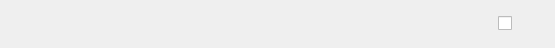
<?xml version="1.0" encoding="UTF-8"?>
<ui version="4.0">
 <class>task</class>
 <widget class="QWidget" name="task">
  <property name="geometry">
   <rect>
    <x>0</x>
    <y>0</y>
    <width>555</width>
    <height>48</height>
   </rect>
  </property>
  <property name="sizePolicy">
   <sizepolicy hsizetype="Expanding" vsizetype="Expanding">
    <horstretch>0</horstretch>
    <verstretch>0</verstretch>
   </sizepolicy>
  </property>
  <property name="windowTitle">
   <string>Form</string>
  </property>
  <layout class="QHBoxLayout" name="horizontalLayout">
   <item>
    <widget class="QLineEdit" name="task_name">
     <property name="enabled">
      <bool>false</bool>
     </property>
     <property name="sizePolicy">
      <sizepolicy hsizetype="Expanding" vsizetype="Fixed">
       <horstretch>8</horstretch>
       <verstretch>0</verstretch>
      </sizepolicy>
     </property>
     <property name="styleSheet">
      <string notr="true"> border: none;
 background-color: transparent;
color: rgb(0, 0, 0);</string>
     </property>
     <property name="text">
      <string/>
     </property>
    </widget>
   </item>
   <item>
    <widget class="QLineEdit" name="task_date">
     <property name="enabled">
      <bool>false</bool>
     </property>
     <property name="styleSheet">
      <string notr="true"> border: none;
 background-color: transparent;
color: rgb(0, 0, 0);</string>
     </property>
    </widget>
   </item>
   <item>
    <widget class="QCheckBox" name="checkBox">
     <property name="sizePolicy">
      <sizepolicy hsizetype="Minimum" vsizetype="Fixed">
       <horstretch>1</horstretch>
       <verstretch>0</verstretch>
      </sizepolicy>
     </property>
     <property name="text">
      <string/>
     </property>
    </widget>
   </item>
  </layout>
 </widget>
 <resources/>
 <connections/>
</ui>
